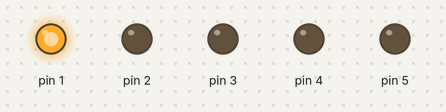
Simulated run of this sketch. Board: Arduino Uno, built with avr-gcc and run on an emulated ATmega328P. On the bench: output pins drawn as LEDs (lit = HIGH).

Above: at 0.1 s.
At 0.5 s:
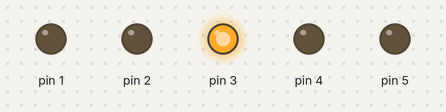
At 1.0 s:
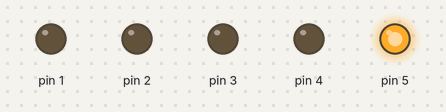
At 2.5 s:
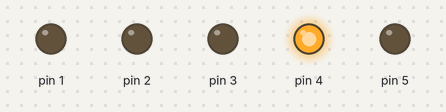
At 3.9 s:
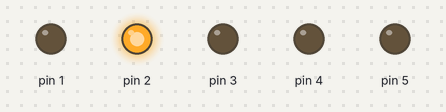
Timing chart, 0 to 4.2 s (numbered marks = the images above):
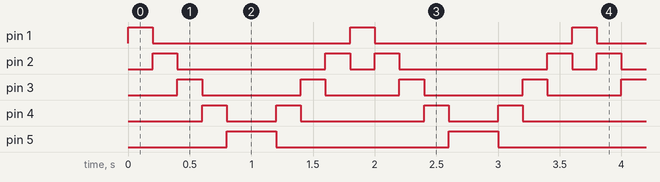

The sketch:

knightRider.ino
```cpp
void setup() {
pinMode(1, OUTPUT);
pinMode(2, OUTPUT);
pinMode(3, OUTPUT);
pinMode(4, OUTPUT);
pinMode(5, OUTPUT);


}

void loop() {
   int t = 200;

    for(int i = 1; i < 6 ; i++){
      digitalWrite(i, HIGH);
      delay(t);
      digitalWrite(i, LOW);
    }

    for(int q = 5 ; q > 1; q-- ){
      digitalWrite(q, HIGH);
      delay(t);
      digitalWrite(q, LOW);
    }
}
```

Measured:
- by itself, pin 1: alternates HIGH for 0.20 s and LOW for 1.6 s
- by itself, pin 2: repeats every 1.8 s: LOW 1.2 s, HIGH 0.20 s, LOW 0.20 s, HIGH 0.20 s
- by itself, pin 3: repeats every 1.8 s: LOW 0.80 s, HIGH 0.20 s, LOW 0.60 s, HIGH 0.20 s
- by itself, pin 4: repeats every 1.8 s: LOW 0.40 s, HIGH 0.20 s, LOW 1.0 s, HIGH 0.20 s
- by itself, pin 5: alternates HIGH for 0.40 s and LOW for 1.4 s
